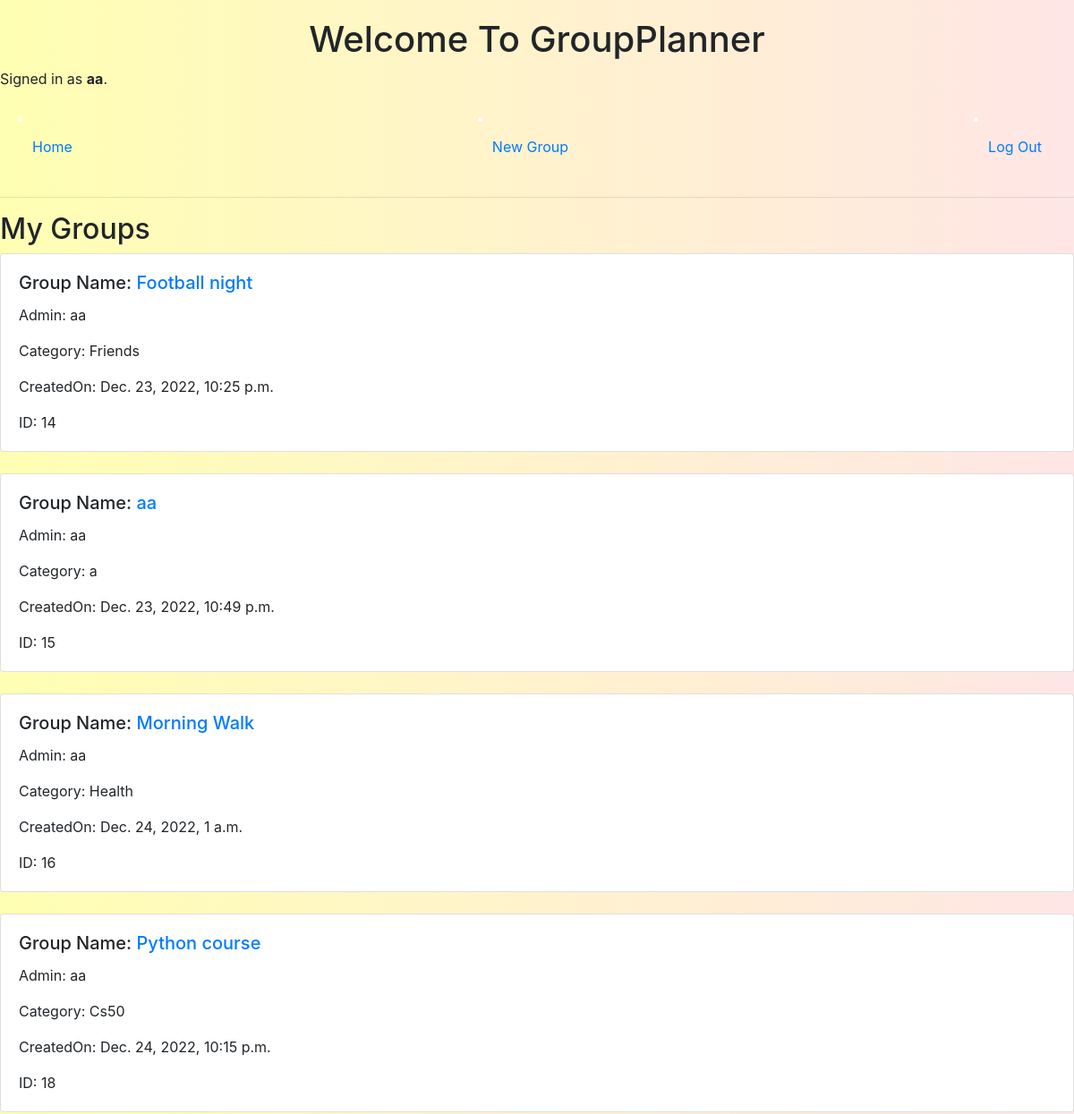
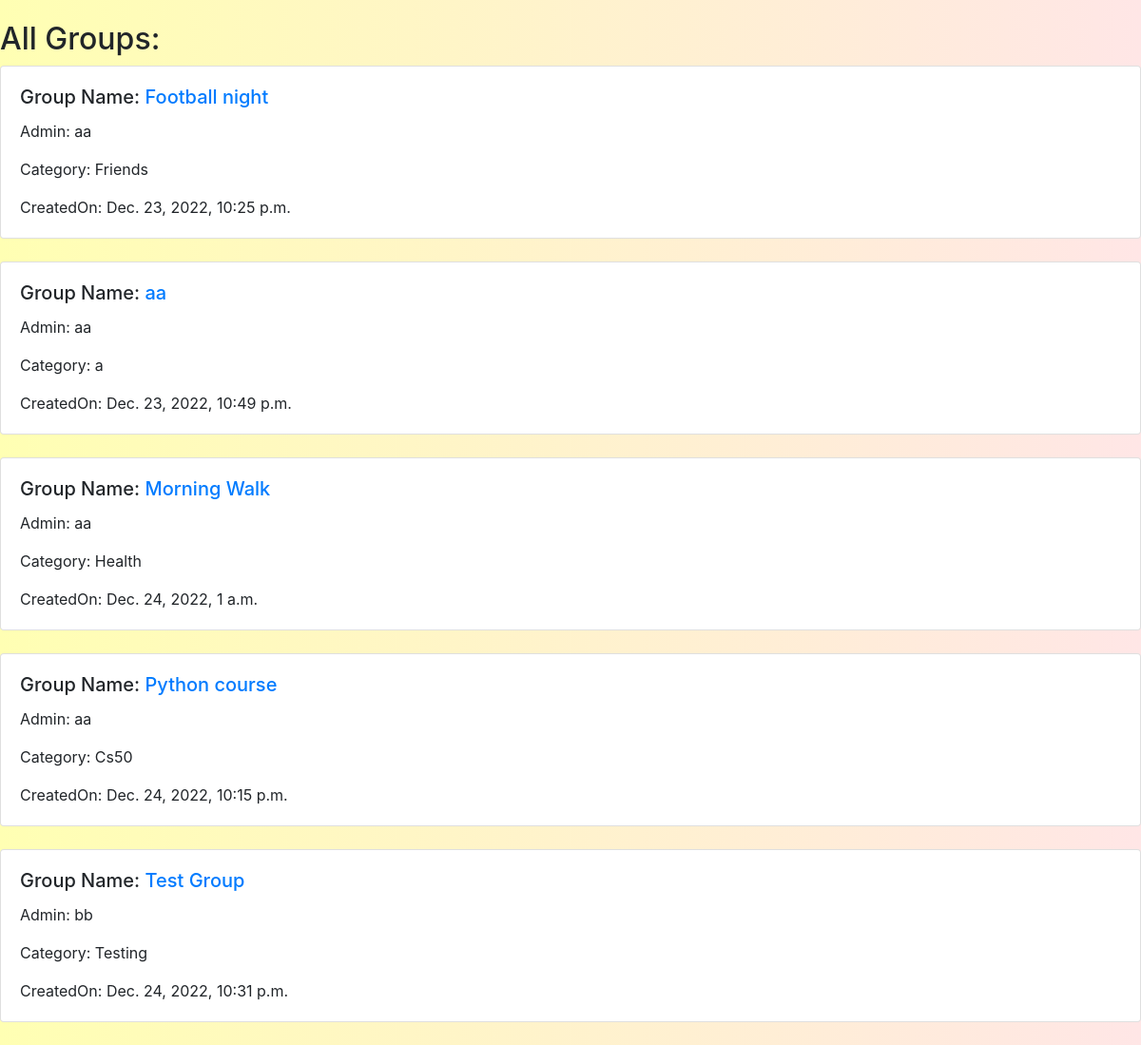
The page / (signed in) on the database its author committed (2 pictures, top to bottom).
### GroupPlanner/models.py (models this page shows, shortened)
class User(AbstractUser):
    pass

class Group(models.Model):
    groupName = models.CharField(max_length=50)
    timestamp = models.DateTimeField(auto_now_add = True)
    groupAdmin = models.CharField(max_length=50,blank=True, null=True)
    members = models.ManyToManyField(User, blank=True)
    category = models.CharField(max_length=15)

### GroupPlanner/views.py (the view)
# urls.py: path("", views.index, name="index"),
def index(request):
    user = request.user.username
    userID = request.user.id
    try:
        myGroups = Group.objects.filter(groupAdmin=user)
    except Group.DoesNotExist:
        myGroups = None
    try:
        otherGroups = Group.objects.filter(members=userID)
    except Group.DoesNotExist:
        otherGroups = None
    return render(request, "GroupPlanner/index.html",{
        "myGroups": myGroups,
        "otherGroups": otherGroups
    })

### GroupPlanner/templates/GroupPlanner/index.html (shortened to what this page needs)
{% extends "GroupPlanner/layout.html" %}
{%block header%}<h1 style="text-align: center;">Welcome To GroupPlanner</h1>{%endblock%}
{%block nav%}
<li class="nav-item">
    <a class="nav-link" href="{% url 'createGroup' %}">New Group</a>
</li>
<li class="nav-item">
    <a class="nav-link" href="{% url 'logout' %}">Log Out</a>
</li>
{%endblock%}
{% block body %}
{% if request.user.is_authenticated %}
{%if myGroups%}
<h2>My Groups</h2>
{% for group in myGroups %}
<div class="card">
    <div class="card-body" id="myGroups_{{group.id}}">
        <h5 class="card-title">Group Name: <a href="{% url 'showGroup' group.id %}">{{group.groupName}}</a></h5>
        <p class="card-text">Admin: {{group.groupAdmin}}</p>
        <p class="card-text">Category: {{group.category}}</p>
        <p class="card-text">CreatedOn: {{group.timestamp}}</p>
        <p class="card-text">ID: {{group.id}}</p>
    </div>
</div><br>
{%endfor%}
{%endif%}
{%if otherGroups%}
<h2>All Groups:</h2>
{% for group in otherGroups %}
<div class="card">
    <div class="card-body" id="otherGroups_{{group.id}}">
        <h5 class="card-title">Group Name: <a href="{% url 'showGroup' group.id %}">{{group.groupName}}</a></h5>
        <p class="card-text">Admin: {{group.groupAdmin}}</p>
        <p class="card-text">Category: {{group.category}}</p>
        <p class="card-text">CreatedOn: {{group.timestamp}}</p>
    </div>
</div><br>
{%endfor%}
{%endif%}
{% else %}
<h2>Welcome to Groups Activity Planner</h2>
<p>You can make groups and add members who have account on this website. Anyone from the group can post activity and
    people could react by commenting on the activity and let the users know if they are coming or not.
</p>
{% endif %}
{% endblock %}

### GroupPlanner/templates/GroupPlanner/layout.html (shortened to what this page needs)
{% load static %}
<!DOCTYPE html>
<html lang="en">
    <head>
        <link rel="stylesheet" href="https://stackpath.bootstrapcdn.com/bootstrap/4.4.1/css/bootstrap.min.css">
        <link href="{% static 'GroupPlanner/styles.css' %}" rel="stylesheet">
    </head>
    <body>
        {%block header%}{%endblock%}
        <div>
            {% if user.is_authenticated %}
                Signed in as <strong>{{ user.username }}</strong>.
            {% else %}
                Not signed in.
            {% endif %}
        </div>
        <nav class="navbar">
            {% if user.is_authenticated %}
            <li class="nav-item">
                <a class="nav-link" href="{% url 'index' %}">Home</a>
            </li>
            {%block nav%}{%endblock%}
            {% endif %}
        </nav>
        <hr>
        {% block body %}
        {% endblock %}
    </body>
</html>

### GroupPlanner/static/GroupPlanner/styles.css (style rules this page uses)
body { background: #DFC2F2; background-image: linear-gradient(to right, #ffffb3, #ffe6e6); background-attachment: fixed; background-size: cover; position: flex; margin-top: 20px; }
.navbar { display: flex; align-items: center; justify-content: space-between; padding: 20px; color: #fff; }

### rows shown on the page
User: username "aa"
Group: groupName "Football night", groupAdmin "aa", category "Friends", timestamp "Dec. 23, 2022, 10:25 p.m.", id "14"
Group: groupName "aa", groupAdmin "aa", category "a", timestamp "Dec. 23, 2022, 10:49 p.m.", id "15"
Group: groupName "Morning Walk", groupAdmin "aa", category "Health", timestamp "Dec. 24, 2022, 1 a.m.", id "16"
Group: groupName "Python course", groupAdmin "aa", category "Cs50", timestamp "Dec. 24, 2022, 10:15 p.m.", id "18"
Group: groupName "Test Group", groupAdmin "bb", category "Testing", timestamp "Dec. 24, 2022, 10:31 p.m."
